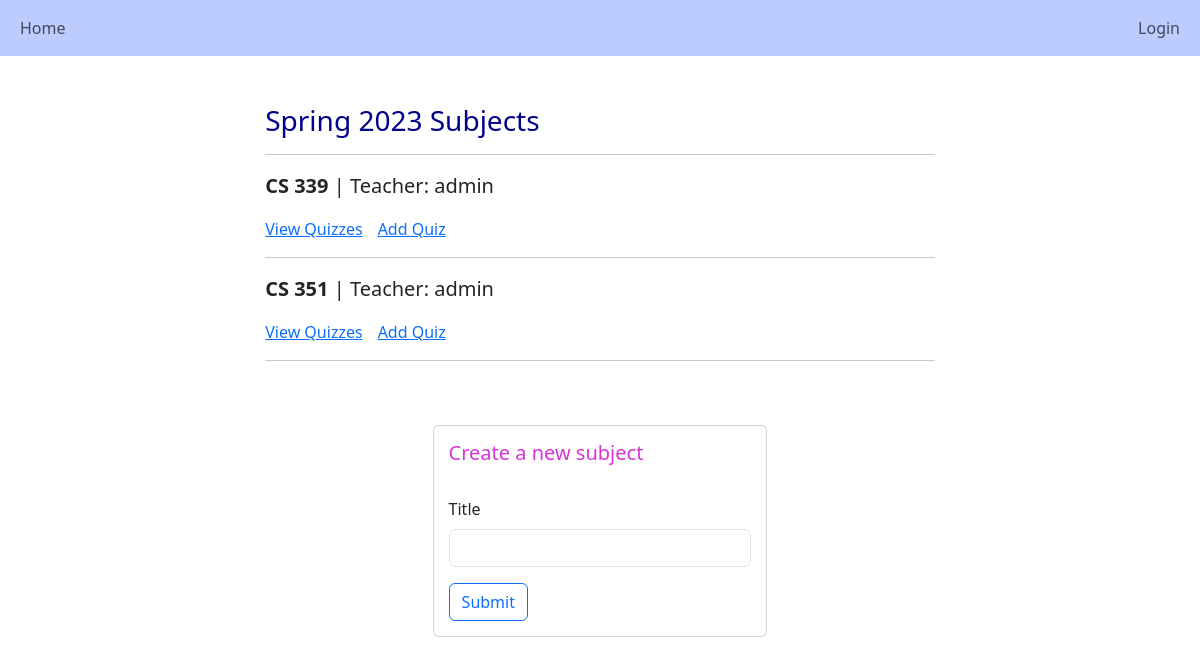
The page /subjects/ on the database as committed earlier.
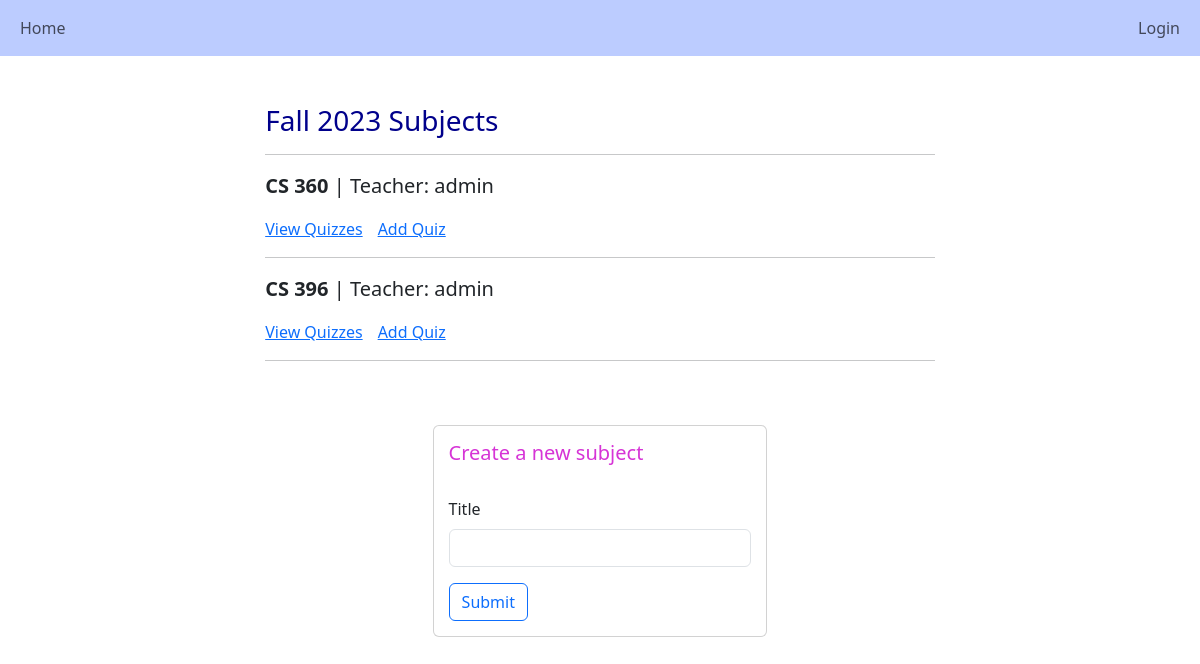
The same page on the database as committed later.
### main/models.py (models this page shows, shortened)
class Semester(models.Model):
    name = models.CharField(max_length=255, default="")
    is_current = models.BooleanField(default=True)

class Subject(models.Model):
    title = models.CharField(blank=True, max_length=255)
    teacher = models.ForeignKey(User, null=True, on_delete=models.CASCADE)
    semester = models.ForeignKey(Semester, null=True, on_delete=models.CASCADE)

class User(AbstractUser):
    is_teacher = models.BooleanField('Is teacher', default=False)
    is_student = models.BooleanField('Is student', default=False)

### main/views.py (the view)
# urls.py: path('subjects/', views.subjects, name="subjects"),
def subjects(request):
    subjects = Subject.objects.all()
    cursem = Semester.objects.get(is_current=True)
    if request.method == 'POST':
        form = SubjectForm(request.POST)
        if form.is_valid():
            subject = form.save(commit=False)
            subject.teacher = request.user
            subject.semester = cursem
            subject.save()
            return redirect('/subjects/', {"subjects":subjects, "form":form })
    else:
        form = SubjectForm()
    return render(request, 'main/subject/subjects.html', {"subjects":subjects, "form":form, "cursem":cursem })

### main/forms.py
class SubjectForm(forms.ModelForm):
    class Meta:
        model = Subject
        fields = ["title"]

### main/templates/main/subject/subjects.html (shortened to what this page needs)
{% extends 'main/base.html'%}
{% load crispy_forms_tags %}
{% load filters %}
{% block content %}
<div style="width:60%; margin:auto">
    <br>
    <h3 style="color:darkblue">{{cursem.name}} Subjects</h3><hr>
    {% for subject in subjects %}
        {% if subject.semester == cursem %}
            <p style="font-size:15pt"><b>{{subject.title}}</b> | Teacher: {{subject.teacher}}</p>
            <div style="display:flex">
                <a style="margin-right:15px" href="{% url 'view_quizzes' subject.pk %}">View Quizzes</a><a href="{% url 'quiz_setup' subject.pk %}">Add Quiz</a>
            </div>
            <hr>
        {% endif %}
    {% endfor %}
    <br><br>
    <div style="width:50%; padding:15px; margin:auto" class="card">
        <h5 style="color:rgb(214, 52, 214)">Create a new subject</h5><br>
        <form method="POST" name="subjectform">
            {{form|crispy}}
            <button type="sumbit" class="btn btn-outline-primary" name="submitform" >Submit</button>
        </form>
    </div>
    <br>
</div>
{% endblock %}

Rows that differ between the two databases and show on the page:
no longer on this page (row edited): Semester: name "Spring 2023"
no longer on this page (row unchanged): Subject: title "CS 339", teacher "admin"
no longer on this page (row unchanged): Subject: title "CS 351", teacher "admin"
now on this page (row edited): Semester: name "Fall 2023"
now on this page (row unchanged): Subject: title "CS 360", teacher "admin"
now on this page (row unchanged): Subject: title "CS 396", teacher "admin"
